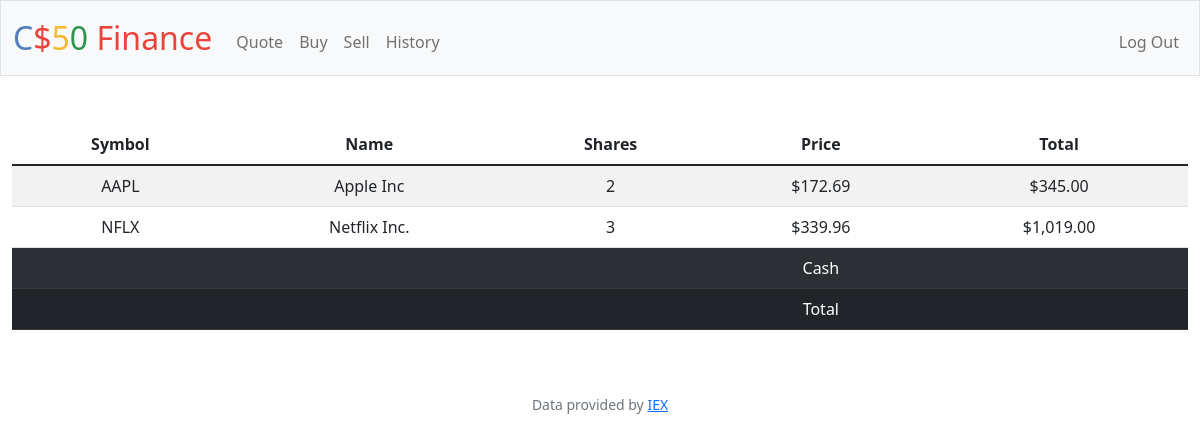
The page / (signed in) on the database its author committed.
### tables this page shows
CREATE TABLE portfolio (
    username_id INTEGER NOT NULL,
    stocks TEXT NOT NULL,
    shares INTEGER NOT NULL DEFAULT 0,
    price REAL NOT NULL,
    total REAL NOT NULL, symbol TEXT NOT NULL,
    FOREIGN KEY (username_id) REFERENCES users(id)
);

### app.py (the view)
@app.route("/")
@login_required
def index():
    current_user = session["user_id"]
    cash = db.execute("SELECT cash FROM users WHERE id = ?", current_user)
    portfolio = db.execute("SELECT symbol, stocks, shares, price, total FROM portfolio WHERE username_id = ? GROUP BY stocks", current_user)
    return render_template("index.html", portfolio = portfolio, cash = cash)

### app.py (called while the page is built)
@app.after_request
def after_request(response):
    response.headers["Cache-Control"] = "no-cache, no-store, must-revalidate"
    response.headers["Expires"] = 0
    response.headers["Pragma"] = "no-cache"
    return response

### helpers.py (called while the page is built)
def login_required(f):
    @wraps(f)
    def decorated_function(*args, **kwargs):
        if session.get("user_id") is None:
            return redirect("/login")
        return f(*args, **kwargs)
    return decorated_function

def usd(value):
    return f"${value:,.2f}"

### templates/index.html (shortened to what this page needs)
{% extends "layout.html" %}
{% block main %}
    <table class="table table-striped">
        <thead>
            <tr>
                <th scope="col">Symbol</th>
                <th scope="col">Name</th>
                <th scope="col">Shares</th>
                <th scope="col">Price</th>
                <th scope="col">Total</th>
            </tr>
        </thead>
        <tbody>
            {% for stock in portfolio %}
                <tr>
                    <td>{{ stock.symbol }}</td>
                    <td>{{ stock.stocks }}</td>
                    <td>{{ stock.shares }}</td>
                    <td>{{ stock.price | usd }}</td>
                    <td>{{ stock.total | usd }}</td>
                </tr>
            {% endfor %}
            <tr class="table-dark">
                <th scope="row"></th>
                <td></td>
                <td></td>
                <td>Cash</td>
                <td>{{ cash.cash }}</td>
            </tr>
            <tr class="table-dark">
                <th scope="row"></th>
                <td></td>
                <td></td>
                <td>Total</td>
                <td>{{ balance }}</td>
            </tr>
        </tbody>
    </table>
{% endblock %}

### templates/layout.html (shortened to what this page needs)
<!DOCTYPE html>
<html lang="en">
    <head>
        <link href="https://cdn.jsdelivr.net/npm/bootstrap@5.1.3/dist/css/bootstrap.min.css" rel="stylesheet">
        <link href="/static/styles.css" rel="stylesheet">
    </head>
    <body>
        <nav class="bg-light border navbar navbar-expand-md navbar-light">
            <div class="container-fluid">
                <a class="navbar-brand" href="/"><span class="blue">C</span><span class="red">$</span><span class="yellow">5</span><span class="green">0</span> <span class="red">Finance</span></a>
                <div class="collapse navbar-collapse" id="navbar">
                    {% if session["user_id"] %}
                        <ul class="navbar-nav me-auto mt-2">
                            <li class="nav-item"><a class="nav-link" href="/quote">Quote</a></li>
                            <li class="nav-item"><a class="nav-link" href="/buy">Buy</a></li>
                            <li class="nav-item"><a class="nav-link" href="/sell">Sell</a></li>
                            <li class="nav-item"><a class="nav-link" href="/history">History</a></li>
                        </ul>
                        <ul class="navbar-nav ms-auto mt-2">
                            <li class="nav-item"><a class="nav-link" href="/logout">Log Out</a></li>
                        </ul>
                    {% else %}
                        <ul class="navbar-nav ms-auto mt-2">
                            <li class="nav-item"><a class="nav-link" href="/register">Register</a></li>
                            <li class="nav-item"><a class="nav-link" href="/login">Log In</a></li>
                        </ul>
                    {% endif %}
                </div>
            </div>
        </nav>
        <main class="container-fluid py-5 text-center">
            {% block main %}{% endblock %}
        </main>
        <footer class="mb-5 small text-center text-muted">
            Data provided by <a href="https://iexcloud.io/">IEX</a>
        </footer>
    </body>
</html>

### static/styles.css (style rules this page uses)
nav .navbar-brand { font-size: xx-large; }
nav .navbar-brand .blue { color: #537fbe; }
nav .navbar-brand .red { color: #ea433b; }
nav .navbar-brand .yellow { color: #f5b82e; }
nav .navbar-brand .green { color: #2e944b; }

### rows shown on the page
portfolio: symbol "AAPL", stocks "Apple Inc", shares "2", price "$172.69", total "$345.00"
portfolio: symbol "NFLX", stocks "Netflix Inc.", shares "3", price "$339.96", total "$1,019.00"
